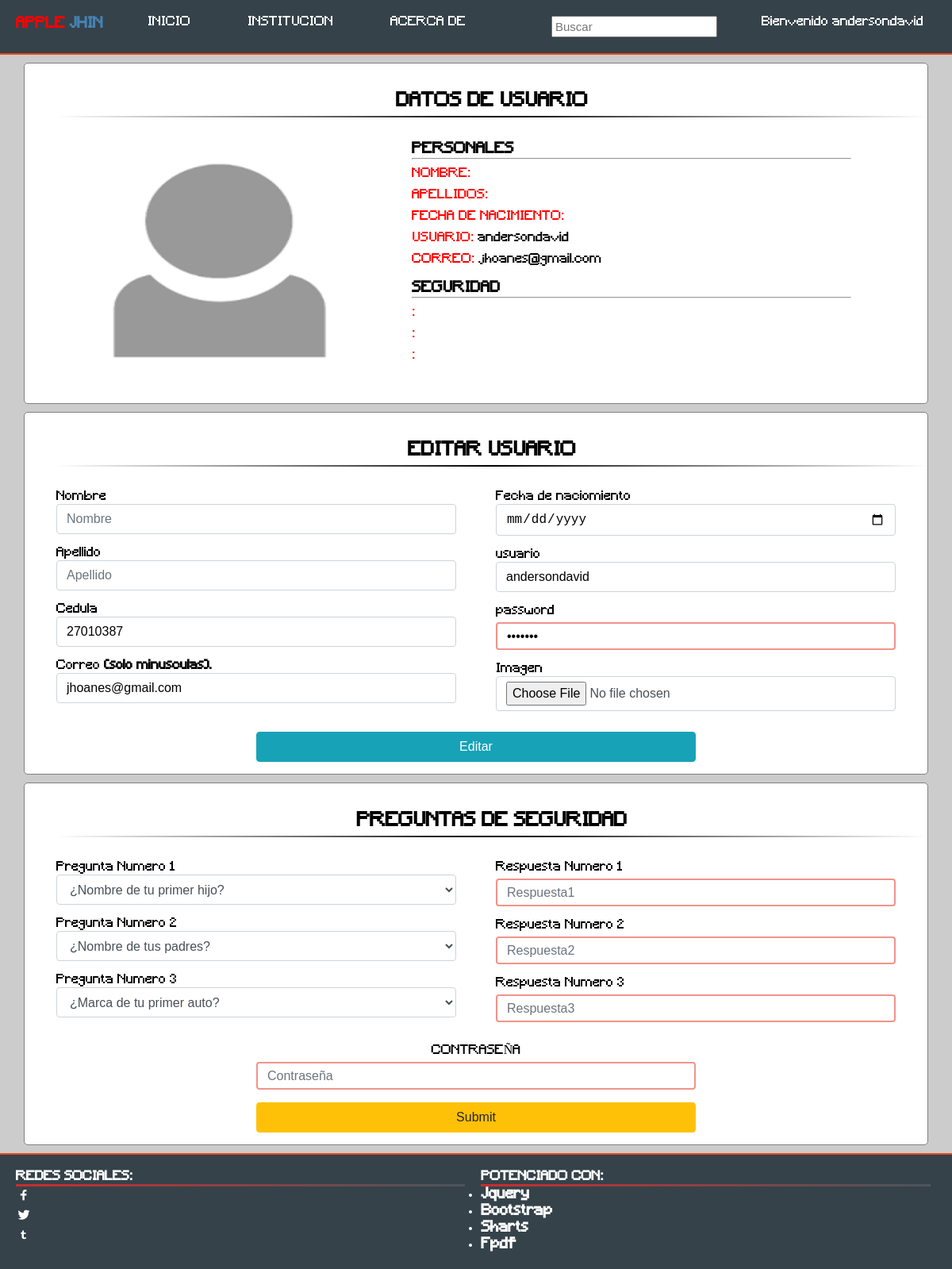
/perfil/editar_usuario.php (signed in), run on an earlier commit of the app's database.
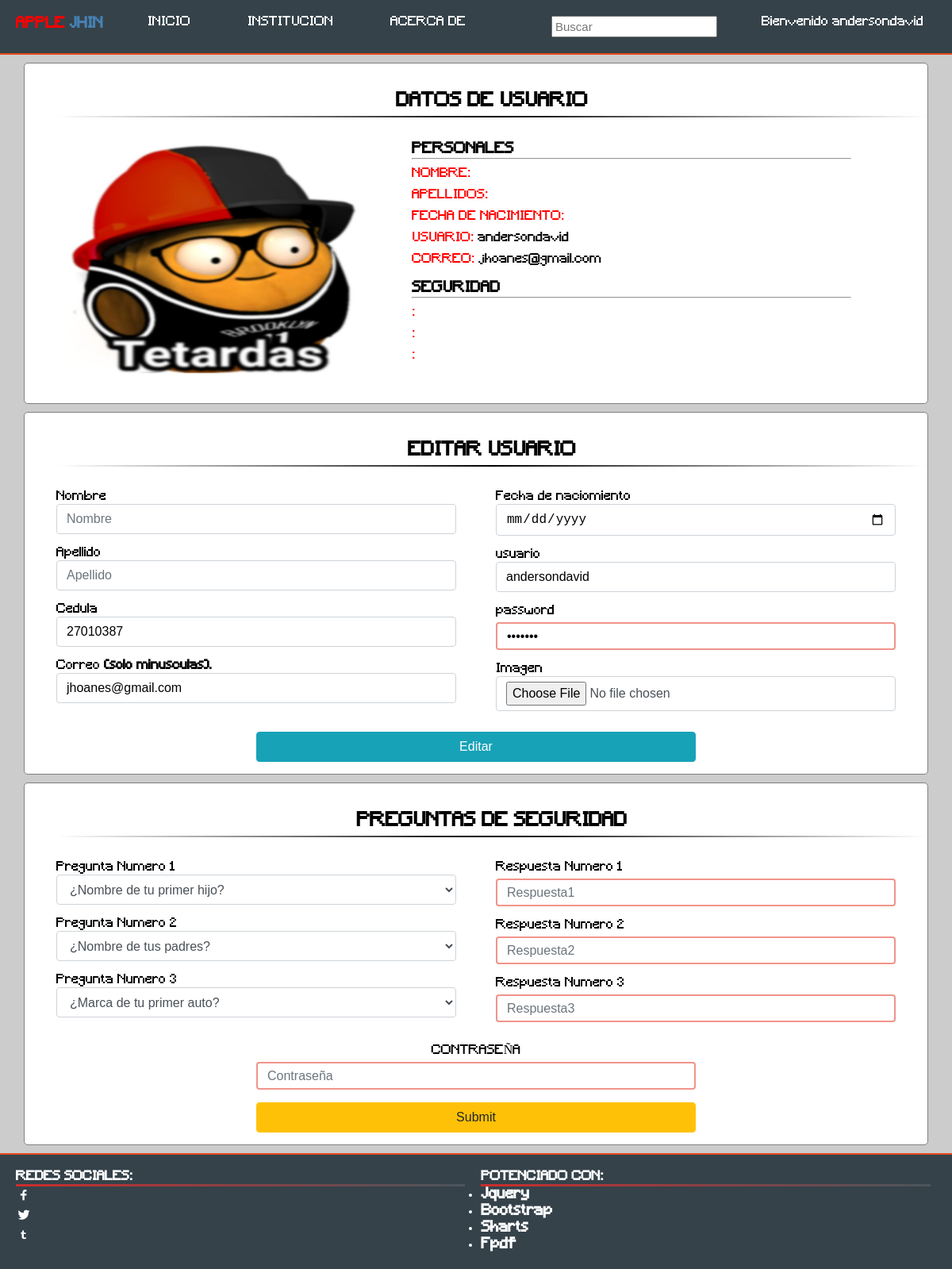
And on a later commit of the database.
### tables this page shows
CREATE TABLE `usuario` (
  `id` int(11) NOT NULL AUTO_INCREMENT,
  `nombres` varchar(62) NOT NULL,
  `apellidos` varchar(59) NOT NULL,
  `cedula` int(19) NOT NULL,
  `nacimiento` varchar(56) NOT NULL,
  `usuario` varchar(67) NOT NULL,
  `pass` varchar(78) NOT NULL,
  `correo` varchar(250) NOT NULL,
  `imagen_us` varchar(250) NOT NULL DEFAULT 'imagen/descarga.png' COMMENT 'adaqwad',
  `ident_p` varchar(200) NOT NULL,
  PRIMARY KEY (`id`),
  UNIQUE KEY `cedula` (`cedula`)
);

### php/users/conexion.php (called while the page is built, shortened)
<?php
	class conexion
	{
		private $host;
		private $user;
		private $password;
		private $database;
		function __construct(){
			$this->host 	= "localhost";
			$this->user 	= "root";
			$this->password = "";
			$this->database = "sanjose";
		}
		public function conectar(){
			$conexion = mysqli_connect($this->host, $this->user, $this->password, $this->database);
			return $conexion;
		}
	}
 ?>

### php/users/users.php (called while the page is built, shortened)
<?php
	include "conexion.php";
	class users
	{
		private $link;
		function __construct()
		{
			$this->conn  = new conexion();
			$this->link  = $this->conn->conectar();
		}
		public function getUserById($id=NULL)
		{
				$query  = "SELECT * FROM usuario WHERE id =" .$_SESSION['id'];
				$result = mysqli_query($this->link, $query);
				$data   = array();
  				while ($data[] = mysqli_fetch_assoc($result));
  				array_pop($data);
				return $data;
		}
			public function getSecByIden()
		{
				$query  = "SELECT * FROM seguridad_p WHERE iden_us =" .$_SESSION['id'];
				$result = mysqli_query($this->link, $query);
				$data   = array();
  				while ($data[] = mysqli_fetch_assoc($result));
  				array_pop($data);
				return $data;
		}
	}
?>

### perfil/editar_usuario.php (the view, shortened to what this page needs)
	<?php
		include "../php/users/users.php";
		$user = new users();
		$securi = new users();
		$user = $user->getUserById();
		$securi = $securi->getSecByIden();
	?>
	<!DOCTYPE html>
	<html>
	<head>
		<link rel="stylesheet" type="text/css" href="../css/estilos.css">
		<link rel="stylesheet" type="text/css" href="../css/bootstrap.css">
	</head>
	<body style="background-color: rgba(0,0,0,0.2);">
	<?php include "../php/acceso2.php"; ?>
		<main class="container" style="background-color: rgba(0,0,0,0);">
			<div class="wall-p" >
				<div class="prin-tit">
					<h2>DATOS DE USUARIO</h2>
					<hr class="stylerf">
				</div>
				<div style="display: flex;">
				<div class="imagen">
					<img src="../php/users/<?=$user[0]['imagen_us'];?>">
				</div>
				<div class="dat-usuario">
					<h3>PERSONALES</h3>
					<hr>
					<ul>
						<li><span style="color: red;">NOMBRE: </span> <?=$user[0]['nombres'];?></li>
						<li><span style="color: red;">APELLIDOS:</span>  <?=$user[0]['apellidos'];?></li>
						<li><span style="color: red;">FECHA DE NACIMIENTO:</span>  <?=$user[0]['nacimiento'];?></li>
						<li><span style="color: red;">USUARIO:</span>  <?=$user[0]['usuario'];?></li>
						<li><span style="color: red;">CORREO:</span>  <?=$user[0]['correo'];?></li>
					</ul><br>
					<h3>SEGURIDAD</h3>
						<hr>
						<?php if ($securi[0]['pregunta1'] == " ") {
						} else{ ?>
					<ul>
						<li><span style="color: red;"><?=$securi[0]['pregunta1'];?>: </span><?=$securi[0]['respuesta1'];?></li>
						<li><span style="color: red;"><?=$securi[0]['pregunta2'];?>: </span><?=$securi[0]['respuesta2'];?></li>
						<li><span style="color: red;"><?=$securi[0]['pregunta3'];?>: </span><?=$securi[0]['respuessta3'];?></li>
						<?php } ?>
					</ul>
				</div>
			</div>
		</div>
					<div class="wall-p" >
				<div class="prin-tit">
					<h2>EDITAR USUARIO</h2>
					<hr class="stylerf">
				</div>
				<div style="display: flex;">
				<div class="dat-usuario">
				<form action="../php/users/user_controler.php" method="POST" id="registro1" name ="registro1" enctype="multipart/form-data">
							<div class="col-md-12">
								<div class="form-group">
								<label> Nombre</label>
								<input type="text" name="nombre" id="nombre" class="form-control" placeholder="Nombre" value="<?=$user[0]['nombres'];?>" style="color: black !important;">
							</div>
							</div>
							<div class="col-md-12">
							<div class="form-group">
								<label>Apellido</label>
								<input type="text" name="apellido" id="apellido" class="form-control" placeholder="Apellido" value="<?=$user[0]['apellidos'];?>" style="color: black !important;">
							</div>
							</div>
							<div class="col-md-12">
							<div class="form-group">
								<label>Cedula</label>
								<input type="text" name="cedula" id="cedula" class="form-control" placeholder="Cedula" value="<?=$user[0]['cedula'];?>" style="color: black !important;">
							</div>
							</div>
							<div class="col-md-12">
							<div class="form-group">
								<label>Correo <STRONG>(solo minusculas).</STRONG></label>
								<input type="text" name="correo" id="correo" class="form-control" value="<?=$user[0]['correo'];?>" placeholder="example@example.com" style="color: black !important;">
							</div>
							</div>
							</div>
							<div class="dat-usuario">
								<div class="col-md-12">
							<div class="form-group">
								<label>Fecha de naciomiento</label>
								<input type="date" name="nacimiento" id="servicio" class="form-control" placeholder="1990" value="<?=$user[0]['nacimiento'];?>" style="color: black !important;">
							</div>
							</div>
											<div class="col-md-12">
							<div class="form-group">
								<label>usuario</label>
								<input type="text" name="usuario" id="usuario" class="form-control" value="<?=$user[0]['usuario'];?>" placeholder="usuario" style="color: black !important;">
							</div>
							</div>
							<div class="col-md-12">
							<div class="form-group">
								<label>password</label>
								<input type="password" name="pass" id="pass" class="form-control" value="<?=$user[0]['pass'];?>" placeholder="password" style="color: black !important;">
							</div>
							</div>
								<div class="col-md-12">
							<div class="form-group">
								<label>Imagen</label>
								<input type="file" name="imagen" class="form-control" required>
							</div>
							</div>
							</div>
			</div>	<input type="submit" name="editar" class="btn btn-info btn-block" value="Editar" style="width: 50%; margin: auto;"></form>
		</div>
				<div class="wall-p" >
				<div class="prin-tit">
					<h2>PREGUNTAS DE SEGURIDAD</h2>
					<hr class="stylerf">
				</div>
				<div style="display: flex;">
				<div class="dat-usuario">
				<form action="../php/users/user_controler.php" method="POST" id="registro1" name ="registro1" enctype="multipart/form-data">
							<div class="col-md-12">
								<div class="form-group">
								<label> Pregunta Numero 1</label>
							<select class="form-control" name="pregunta1">
								<option value="¿Nombre de tu primer hijo?">¿Nombre de tu primer hijo?</option>
							</select>
							</div>
							</div>
							<div class="col-md-12">
							<div class="form-group">
								<label>Pregunta Numero 2</label>
								<select class="form-control" name="pregunta2">
								<option value="¿Nombre de tus padres?">¿Nombre de tus padres?</option>
							</select>
							</div>
							</div>
							<div class="col-md-12">
							<div class="form-group">
								<label>Pregunta Numero 3</label>
								<select class="form-control" name="pregunta3">
									<option value="¿Marca de tu primer auto?">¿Marca de tu primer auto?</option>
							</select>
							</div>
							</div>
							</div>
							<div class="dat-usuario">
								<div class="col-md-12">
							<div class="form-group">
								<label>Respuesta Numero 1</label>
								<input type="password" name="respuesta1" id="servicio" class="form-control" placeholder="Respuesta1" style="color: black !important;">
							</div>
							</div>
											<div class="col-md-12">
							<div class="form-group">
								<label>Respuesta Numero 2</label>
								<input type="password" name="respuesta2" id="usuario" class="form-control" value="" placeholder="Respuesta2" style="color: black !important;">
							</div>
							</div>
							<div class="col-md-12">
							<div class="form-group">
								<label>Respuesta Numero 3</label>
								<input type="password" name="respuesta3" id="pass" class="form-control" value="" placeholder="Respuesta3" style="color: black !important;">
							</div>
							</div>
							</div>
			</div>	<center>
				<div class="form-group" style="width: 50%; text-align: center;">
								<label>CONTRASEÑA</label>
								<input type="password" name="pass" id="pass" class="form-control" value="" placeholder="Contraseña" style="color: black !important;">
							</div>
						</center>
							<input type="submit" name="editar_p" class="btn btn-warning btn-block"  style="width: 50%; margin: auto;"></form>
		</div>
		</main>
			<footer>
				<div class="separador">
					<div class="principal">
						<h4>REDES SOCIALES:</h4>
						<ul style="font-size: 20px;">
							<li><span class="icon-social-facebook"></span></li>
							<li><span class="icon-social-twitter"></span></li>
							<li><span class="icon-social-tumbler"></span></li>
						</ul>
					</div>
					<div class="aside">
						<h4>POTENCIADO CON:</h4>
						<ul>
							<li><h3>Jquery</h3></li>
							<li><h3>Bootstrap</h3></li>
							<li><h3>Sharts</h3></li>
							<li><h3>Fpdf</h3></li>
						</ul>
					</div>
				</div>
			</footer>
</body>
</html>

### php/acceso2.php (shortened to what this page needs)
<link rel="stylesheet" type="text/css" href="../css/estilos.css">
<link rel="stylesheet" type="text/css" href="../css/flexslider.css">
<link rel="stylesheet" type="text/css" href="../css/bootstrap.css">
<link rel="stylesheet" type="text/css" href="../css/icofont.css">
		 	<header id="l">
		<nav>
			<ul>
				<li class="r"><h3 style="color: red;">APPLE<span style="color:steelblue;"> JHIN</span></h3></li>
				<li class="r"><a href="../perfil/inicio.php?pag=1" class="s">INICIO</a></li>
				<li class="r"><a href="#page-4" class="s">INSTITUCION</a></li>
				<li class="r"><a href="#page-2" class="s">ACERCA DE</a></li>
				<li style="float: right;" class="drop-main r" ><a href="" class="s">Bienvenido <?=$_SESSION['usuario'];?></a>
				</li>
				<li class="r" style="float: right;"><form action="../perfil/inicio.php" method="POST">
					<input type="text" name="buscar" placeholder="Buscar" class="buscar"><input type="submit" name="btnsearch" style="display: none;">
				</form></li>
			</ul>
		</nav>
	</header>

### css/estilos.css (style rules this page uses)
* { padding: 0; margin: 0; -moz-box-sizing:border-box; -o-box-sizing:border-box; box-sizing:border-box; -webkit-box-sizing:border-box; }
body { font-family: estilo; display: flex; flex-wrap: wrap; min-height: 100vh;background: rgba(0,0,0,0.2); }
header .titulo h2, ul { width: 90%; }
header nav ul .r { margin: 20px; float: left; list-style: none; }
header nav ul .r .s { transition: 300ms all ease; padding: 16px 16px; color: white; text-decoration: none; }
header { flex-wrap: wrap; display: flex; width: 100%; align-self: flex-start; z-index: 999; }
header nav { display: flex; width: 100%; overflow: hidden; background-color: #35424a; border-bottom: 2px solid #e8491d; }
header nav ul { width: 100%; }
main { background-color: rgba(0,0,0,0); }
.wall-p .imagen { width: 40%; margin: 10px; }
.wall-p .imagen img { max-height: 300px; }
.wall-p .dat-usuario { width: 50%; margin: 10px; }
.wall-p .dat-usuario ul li { list-style: none; margin-top: 10px; }
form { width: 100%; }
.wall-p { width: 100%; border: 1px gray solid; margin-top: 10px; padding: 15px; }
.wall-p img { width: 100%; max-height: 400px; }
.post, .wall-p, .wall-s, .wall-sx, .wall-sc { background-color: white; border-radius: 5px; transition: 300ms all ease; }
.prin-tit { width: 100%; text-align: center; margin: 20px; }
hr.stylerf { border: 0; height: 2px; background: -moz-linear-gradient(to right, rgba(0, 0, 0, 0), black, rgba(0, 0, 0, 0)); background: -webkit-linear-gradient(to right, rgba(0, 0, 0, 0), black, rgba(0, 0, 0, 0)); background: -o-linear-gradient(to right, rgba(0, 0, 0, 0), black, rgba(0, 0, 0, 0)); background: linear-gradient(to right, rgba(0, 0, 0, 0), black, rgba(0, 0, 0, 0)); margin: 5px; }
main { background: white; }
.login-main input[type = text], input[type = password], input[type = email], input[type = number] { display: block; width: 100%; height: 35px; box-sizing: border-box; border:#F1948A 2px solid; border-radius: 4px; margin-top: 5px; }
footer { width: 100%; align-self: flex-end; background-color: #35424a; border-top:2px solid #e8491d; color: white; padding: 10px; margin-top: 10px; }
footer .separador { display: flex; flex-wrap: wrap; }
footer .separador .principal h4, .aside h4 { border-bottom: 3px solid; border-image: linear-gradient(to right, #CB2D2D, rgba(255,255,255,0.1)); border-image-slice: 1; }
footer .separador .principal, .aside { width: 48%; margin:10px; }
footer .separador .principal ul { list-style: none; }

### css/flexslider.css (style rules this page uses)
* { margin: 0; padding: 0; -webkit-box-sizing: border-box; -moz-box-sizing: border-box; box-sizing: border-box; }

### php/acceso2.php (style rules this page uses)
.buscar { width: 100%; padding: 3px; font-size: 15px; }

What changed in the data, as far as the page shows it:
changed usuario "andersondavid": imagen_us: a different picture
